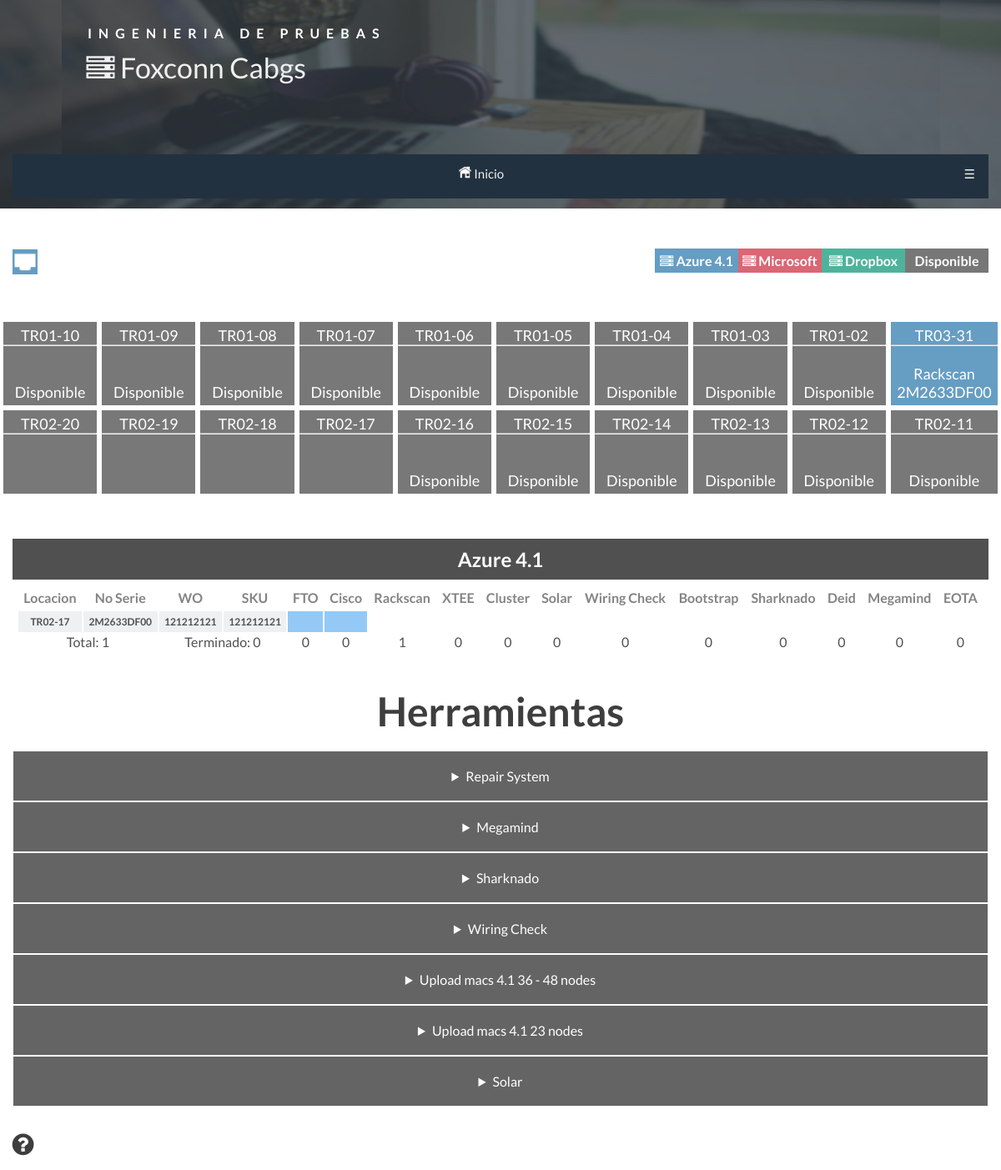
Screenshot of /LVO/bahia2.php with the database file from the repository.
### tables this page shows
CREATE TABLE `pruebas` (
  `NoSerie` varchar(10) NOT NULL,
  `HoraInicio` datetime DEFAULT NULL,
  `FTO` tinyint(1) NOT NULL DEFAULT 0,
  `FTONoReloj` varchar(5) DEFAULT NULL,
  `FTOHoraFinal` datetime DEFAULT NULL,
  `Cisco` tinyint(1) NOT NULL DEFAULT 0,
  `CiscoNoReloj` varchar(5) DEFAULT NULL,
  `CiscoHoraFinal` datetime DEFAULT NULL,
  `Rackscan` tinyint(1) NOT NULL DEFAULT 0,
  `RackscanNoReloj` varchar(5) DEFAULT NULL,
  `RackscanHoraFinal` datetime DEFAULT NULL,
  `XTEE` tinyint(1) NOT NULL DEFAULT 0,
  `XTEENoReloj` varchar(5) DEFAULT NULL,
  `XTEEHoraFinal` datetime DEFAULT NULL,
  `Cluster` tinyint(1) NOT NULL DEFAULT 0,
  `ClusterNoReloj` varchar(5) DEFAULT NULL,
  `ClusterHoraFinal` datetime DEFAULT NULL,
  `Solar` tinyint(1) NOT NULL DEFAULT 0,
  `SolarNoReloj` varchar(5) DEFAULT NULL,
  `SolarHoraFinal` datetime DEFAULT NULL,
  `Solar2` tinyint(1) NOT NULL DEFAULT 0,
  `Solar2NoReloj` varchar(5) DEFAULT NULL,
  `Solar2HoraFinal` datetime DEFAULT NULL,
  `Wiring` tinyint(1) NOT NULL DEFAULT 0,
  `WiringNoReloj` varchar(5) DEFAULT NULL,
  `WiringHoraFinal` datetime DEFAULT NULL,
  `Bootstrap` tinyint(1) NOT NULL DEFAULT 0,
  `BootstrapNoReloj` varchar(5) DEFAULT NULL,
  `BootstrapHoraFinal` datetime DEFAULT NULL,
  `Sharknado` tinyint(1) NOT NULL DEFAULT 0,
  `SharknadoNoReloj` varchar(5) DEFAULT NULL,
  `SharknadoHoraFinal` datetime DEFAULT NULL,
  `DEID` tinyint(1) NOT NULL DEFAULT 0,
  `DEIDNoReloj` varchar(5) DEFAULT NULL,
  `DEIDHoraFinal` datetime DEFAULT NULL,
  `Megamind` tinyint(1) NOT NULL DEFAULT 0,
  `MegamindNoReloj` varchar(5) DEFAULT NULL,
  `MegamindHoraFinal` datetime DEFAULT NULL,
  `EOTA` tinyint(1) NOT NULL DEFAULT 0,
  `EOTANoReloj` varchar(5) DEFAULT NULL,
  `EOTAHoraFinal` datetime DEFAULT NULL
);

CREATE TABLE `racks` (
  `NoSerie` varchar(10) NOT NULL,
  `WO` varchar(9) NOT NULL,
  `SKU` varchar(10) NOT NULL,
  `Bahia` int(1) NOT NULL,
  `Locacion` varchar(8) NOT NULL,
  `Modelo` varchar(30) NOT NULL,
  `Corriendo` tinyint(1) NOT NULL,
  `NoReloj` int(5) NOT NULL,
  `comentarios_JRS` text DEFAULT NULL
);

### LVO/bahia2.php (the view, shortened to what the rows shown need)
<?php
include('conexion.php');
include('consultas2.php');
?>
<!DOCTYPE html>
<html>
<head>
	<link rel="stylesheet" href="../css/style.css">
	<link rel="stylesheet" href="../fonts/font-awesome/css/font-awesome.min.css">
	<link rel="stylesheet" href="../css/stylef.css">
	<link rel="stylesheet" href="../css/popup.css">
	<link rel="stylesheet" type="text/css" href="../css/default.css" />
	<link rel="stylesheet" href="../css/component.css">
	<link rel="stylesheet" href="../css/moodalbox.css">
	<?php
include('../css/themes.php');
	?>
		<link rel="stylesheet" type="text/css" href="../css/sweetalert.css">
<link rel="stylesheet" href="../css/moodalbox.css" type="text/css" media="screen"/>
</head>
<body class="desarroll">
	<header>
		<div class="grupo ">
		<div class="caja">
			<div class="container">
				<header class="clearfix header2">
					<a href="/Statuspb/index.php"><h1><i class="fa fa-server" aria-hidden="true"></i> Foxconn Cabgs</h1></a>
				</header>
			</div>
		</div>
	</div>
</header>
<br> <br>
	<section>
				<table>
<tr>
	<td id="open10" class="_<?php echo ($contr10['Modelo'] == 'Azure 4.1' ? 'trs' :  ($contr10['Modelo'] == 'Dropbox' ? 'trs2' : ($contr10['Modelo'] == 'Microsoft' ? 'trs4' :   'trs3'))) ;?> hvr-bob hvr-underline-from-center" hvr-bob hvr-underline-from-center>  <a id="popup8" class="link1" href="modales.php?pb=<?php echo "$NoSerie10"; ?>&tr=TR01-10" rel="moodalbox" > <div class="link">TR01-10 <hr> <br><?php echo $Prueba10; echo "</br>".$NoSerie10; ?>
	<td id="open1" class="_<?php echo ($contr1['Modelo'] == 'Azure 4.1' ? 'trs' :  ($contr1['Modelo'] == 'Dropbox' ? 'trs2' : ($contr1['Modelo'] == 'Microsoft' ? 'trs4' :   'trs3'))) ;?> hvr-bob hvr-underline-from-center"> <a id="popup1" class="link1" href="modales.php?pb=<?php echo "$NoSerie1"; ?>&tr=TR01-01" rel="moodalbox" ><div class="link"> TR03-31 <hr> <br><?php echo $Prueba1; echo "</br>".$NoSerie1; ?></div></a></td>
</div></a></td>
</tr>
</table>
	</section>
	<section>
		<div class="grupo">
				<?php
				$query0 = mysqli_query($enlace, "SELECT racks.NoSerie, racks.Modelo FROM racks INNER JOIN pruebas on
					pruebas.NoSerie=racks.NoSerie WHERE Bahia = '2' AND Modelo='Azure 4.1'");
				$query = mysqli_query($enlace, "SELECT racks.Locacion, racks.NoSerie, racks.WO, racks.SKU,
					racks.Modelo, pruebas.FTO, pruebas.Cisco, pruebas.Rackscan, pruebas.XTEE,  pruebas.Cluster,
					pruebas.Solar, pruebas.Solar2, pruebas.Wiring, pruebas.Bootstrap, pruebas.Sharknado,
					 pruebas.DEID, pruebas.Megamind, pruebas.EOTA
					FROM racks
					INNER JOIN pruebas on pruebas.NoSerie=racks.NoSerie
					WHERE Bahia='2' AND Modelo = 'Azure 4.1'
					ORDER BY Locacion ASC");
				if($datos0=mysqli_fetch_row($query0)){
					echo " <div class='caja'>
					<table width='100%' style='opacity:.9;' class='tablaST'>
						<caption style='background-color:#3e3e3e; padding:10px;'><h1 style='color:white;'>Azure 4.1</h1></caption>
						<tr><th>Locacion</th><th>No Serie</th><th>WO</th><th>SKU</th><th>FTO</th><th>Cisco</th><th>Rackscan</th><th>XTEE</th><th>Cluster</th><th>Solar</th>
						<th>Wiring Check</th><th>Bootstrap</th><th>Sharknado</th><th>Deid</th><th>Megamind</th><th>EOTA</th><tr>
							";
							while ($datos=mysqli_fetch_row($query) ) {
								echo "<td class='tdinfo'>".$datos[0]."</td>";
								echo "<td class='tdinfo'>".$datos[1]."</td>";
								echo "<td class='tdinfo'>".$datos[2]."</td>";
								echo "<td class='tdinfo'>".$datos[3]."</td>";
								if($datos[5]==1){
									echo "<td bgcolor='#89C4F4'></td>";
								}else{
									echo "<td></td>";
								}
								if($datos[6]==1){
									echo "<td bgcolor='#89C4F4'></td>";
								}else{
									echo "<td></td>";
								}
								if($datos[7]==1){
									echo "<td bgcolor='#89C4F4'></td>";
								}else{
									echo "<td></td>";
								}
								if($datos[8]==1){
									echo "<td bgcolor='#89C4F4'></td>";
								}else{
									echo "<td></td>";
								}
								if($datos[9]==1){
									echo "<td bgcolor='#89C4F4'></td>";
								}else{
									echo "<td></td>";
								}
								if($datos[10]==1){
									echo "<td bgcolor='#89C4F4'></td>";
								}else{
									echo "<td></td>";
								}
								if($datos[12]==1){
									echo "<td bgcolor='#89C4F4'></td>";
								}else{
									echo "<td></td>";
								}
								if($datos[13]==1){
									echo "<td bgcolor='#89C4F4'></td>";
								}else{
									echo "<td></td>";
								}
								if($datos[14]==1){
									echo "<td bgcolor='#89C4F4'></td>";
								}else{
									echo "<td></td>";
								}
								if($datos[15]==1){
									echo "<td bgcolor='#89C4F4'></td>";
								}else{
									echo "<td></td>";
								}
								if($datos[16]==1){
									echo "<td bgcolor='#89C4F4'></td>";
								}else{
									echo "<td></td>";
								}
								if($datos[17]==1){
									echo "<td bgcolor='#89C4F4'></td></tr>";
								}else{
									echo "<td></td></tr>";
								}
							}
							$Total= $FTOcount+$Ciscocount+$XTEEcount+$Rackscancount+$Clustercount+$Solarcount+$Bootstrapcount+$Sharknadocount+$Wiringcount+$DEIDcount+$Megacount+$EOTAcount+$Listocount;
							echo '<tr>
							<td colspan="2" class="contaz">Total: '.$Total.'</td>
							<td colspan="2" class="contaz">Terminado: '.$Listocount.'</td>
							<td class="contaz">'.$FTOcount.'</td><td class="contaz">'.$Ciscocount.'</td>
							<td class="contaz">'.$Rackscancount.'</td>
							<td class="contaz">'.$XTEEcount.'</td>
							<td class="contaz">'.$Clustercount.'</td>
							<td class="contaz">'.$Solarcount.'</td>
							<td class="contaz">'.$Wiringcount.'</td>
							<td class="contaz">'.$Bootstrapcount.'</td>
							<td class="contaz">'.$Sharknadocount.'</td>
							<td class="contaz">'.$DEIDcount.'</td>
							<td class="contaz">'.$Megacount.'</td>
							<td class="contaz">'.$EOTAcount.'</td>
						</tr>
					</table> </div>';
				}
				?>
		</div>
	</section>
		<br><br><center><h1 style="font-size:3em;"> Herramientas</h1></center><br>
	<br><br>
	<br><br>
</body>
</html>

### rows the page displays
pruebas: Prueba1 "Rackscan"
racks: NoSerie "2M2633DF00", Locacion "TR02-17", WO "121212121", SKU "121212121"

### other values shown
$NoSerie10 "Disponible"
$NoSerie9 "Disponible"
$NoSerie8 "Disponible"
$NoSerie7 "Disponible"
$NoSerie6 "Disponible"
$NoSerie5 "Disponible"
$NoSerie4 "Disponible"
$NoSerie3 "Disponible"
$NoSerie2 "Disponible"
$NoSerie16 "Disponible"
$NoSerie15 "Disponible"
$NoSerie14 "Disponible"
$NoSerie13 "Disponible"
$NoSerie12 "Disponible"
$NoSerie11 "Disponible"
